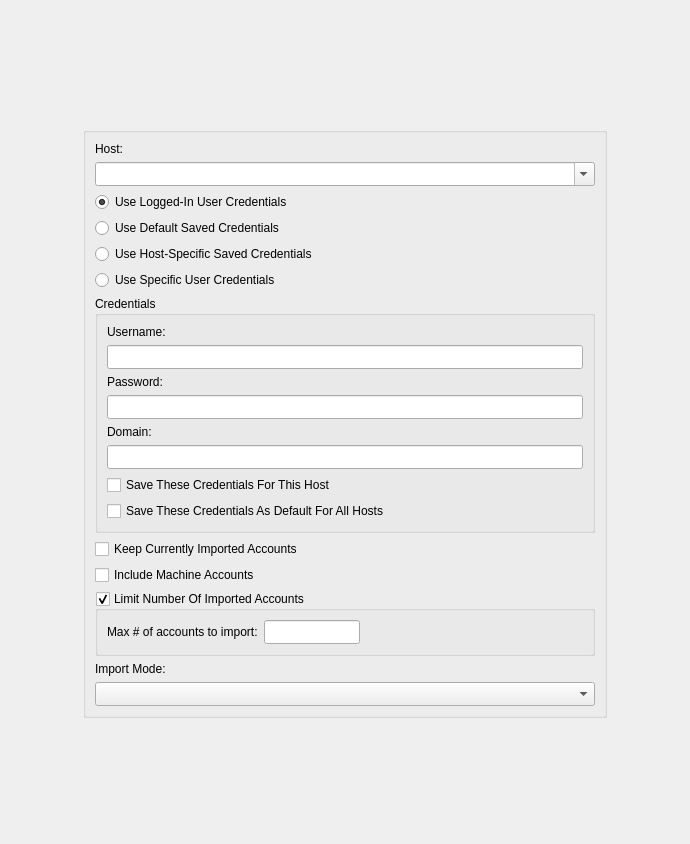
<?xml version="1.0" encoding="UTF-8"?>
<ui version="4.0">
 <class>ImportRemoteConfig</class>
 <widget class="QWidget" name="ImportRemoteConfig">
  <property name="geometry">
   <rect>
    <x>0</x>
    <y>0</y>
    <width>690</width>
    <height>844</height>
   </rect>
  </property>
  <property name="maximumSize">
   <size>
    <width>16777215</width>
    <height>16777215</height>
   </size>
  </property>
  <property name="windowTitle">
   <string>Form</string>
  </property>
  <layout class="QGridLayout" name="gridLayout">
   <item row="1" column="0">
    <spacer name="horizontalSpacer">
     <property name="orientation">
      <enum>Qt::Horizontal</enum>
     </property>
     <property name="sizeHint" stdset="0">
      <size>
       <width>40</width>
       <height>20</height>
      </size>
     </property>
    </spacer>
   </item>
   <item row="2" column="1">
    <spacer name="verticalSpacer">
     <property name="orientation">
      <enum>Qt::Vertical</enum>
     </property>
     <property name="sizeHint" stdset="0">
      <size>
       <width>20</width>
       <height>40</height>
      </size>
     </property>
    </spacer>
   </item>
   <item row="0" column="1">
    <spacer name="verticalSpacer_2">
     <property name="orientation">
      <enum>Qt::Vertical</enum>
     </property>
     <property name="sizeHint" stdset="0">
      <size>
       <width>20</width>
       <height>40</height>
      </size>
     </property>
    </spacer>
   </item>
   <item row="1" column="1">
    <widget class="QGroupBox" name="groupBox">
     <property name="title">
      <string/>
     </property>
     <layout class="QVBoxLayout" name="verticalLayout">
      <item>
       <widget class="QLabel" name="label_4">
        <property name="text">
         <string>Host:</string>
        </property>
       </widget>
      </item>
      <item>
       <widget class="QComboBox" name="HostComboBox">
        <property name="minimumSize">
         <size>
          <width>0</width>
          <height>24</height>
         </size>
        </property>
        <property name="styleSheet">
         <string notr="true">combobox-popup:0</string>
        </property>
        <property name="editable">
         <bool>true</bool>
        </property>
        <property name="insertPolicy">
         <enum>QComboBox::InsertAtTop</enum>
        </property>
       </widget>
      </item>
      <item>
       <widget class="QRadioButton" name="UseCurrentCreds">
        <property name="text">
         <string>Use Logged-In User Credentials</string>
        </property>
        <property name="checked">
         <bool>true</bool>
        </property>
       </widget>
      </item>
      <item>
       <widget class="QRadioButton" name="UseSavedDefaultCreds">
        <property name="text">
         <string>Use Default Saved Credentials</string>
        </property>
       </widget>
      </item>
      <item>
       <widget class="QRadioButton" name="UseSavedCreds">
        <property name="text">
         <string>Use Host-Specific Saved Credentials</string>
        </property>
       </widget>
      </item>
      <item>
       <widget class="QRadioButton" name="UseSpecificCreds">
        <property name="text">
         <string>Use Specific User Credentials</string>
        </property>
       </widget>
      </item>
      <item>
       <widget class="QGroupBox" name="CredentialsBox">
        <property name="sizePolicy">
         <sizepolicy hsizetype="Fixed" vsizetype="Preferred">
          <horstretch>0</horstretch>
          <verstretch>0</verstretch>
         </sizepolicy>
        </property>
        <property name="minimumSize">
         <size>
          <width>500</width>
          <height>0</height>
         </size>
        </property>
        <property name="title">
         <string>Credentials</string>
        </property>
        <layout class="QVBoxLayout" name="verticalLayout_4">
         <item>
          <widget class="QLabel" name="label">
           <property name="text">
            <string>Username:</string>
           </property>
          </widget>
         </item>
         <item>
          <widget class="QLineEdit" name="Username">
           <property name="minimumSize">
            <size>
             <width>0</width>
             <height>24</height>
            </size>
           </property>
          </widget>
         </item>
         <item>
          <widget class="QLabel" name="label_2">
           <property name="text">
            <string>Password:</string>
           </property>
          </widget>
         </item>
         <item>
          <widget class="QLineEdit" name="Password">
           <property name="minimumSize">
            <size>
             <width>0</width>
             <height>24</height>
            </size>
           </property>
           <property name="echoMode">
            <enum>QLineEdit::Password</enum>
           </property>
          </widget>
         </item>
         <item>
          <widget class="QLabel" name="label_3">
           <property name="text">
            <string>Domain:</string>
           </property>
          </widget>
         </item>
         <item>
          <widget class="QLineEdit" name="Domain">
           <property name="minimumSize">
            <size>
             <width>0</width>
             <height>24</height>
            </size>
           </property>
          </widget>
         </item>
         <item>
          <widget class="QCheckBox" name="SaveCreds">
           <property name="sizePolicy">
            <sizepolicy hsizetype="Fixed" vsizetype="Fixed">
             <horstretch>0</horstretch>
             <verstretch>0</verstretch>
            </sizepolicy>
           </property>
           <property name="text">
            <string>Save These Credentials For This Host</string>
           </property>
          </widget>
         </item>
         <item>
          <widget class="QCheckBox" name="SaveDefaultCreds">
           <property name="sizePolicy">
            <sizepolicy hsizetype="Fixed" vsizetype="Fixed">
             <horstretch>0</horstretch>
             <verstretch>0</verstretch>
            </sizepolicy>
           </property>
           <property name="text">
            <string>Save These Credentials As Default For All Hosts</string>
           </property>
          </widget>
         </item>
        </layout>
       </widget>
      </item>
      <item>
       <widget class="QCheckBox" name="KeepCurrentAccounts">
        <property name="text">
         <string>Keep Currently Imported Accounts</string>
        </property>
       </widget>
      </item>
      <item>
       <widget class="QCheckBox" name="IncludeMachineAccounts">
        <property name="text">
         <string>Include Machine Accounts</string>
        </property>
       </widget>
      </item>
      <item>
       <widget class="QGroupBox" name="LimitAccounts">
        <property name="title">
         <string>Limit Number Of Imported Accounts</string>
        </property>
        <property name="checkable">
         <bool>true</bool>
        </property>
        <layout class="QHBoxLayout" name="horizontalLayout_2">
         <item>
          <widget class="QLabel" name="label_5">
           <property name="text">
            <string>Max # of accounts to import:</string>
           </property>
          </widget>
         </item>
         <item>
          <widget class="QLineEdit" name="AccountLimit">
           <property name="minimumSize">
            <size>
             <width>0</width>
             <height>24</height>
            </size>
           </property>
           <property name="maximumSize">
            <size>
             <width>96</width>
             <height>16777215</height>
            </size>
           </property>
           <property name="inputMethodHints">
            <set>Qt::ImhDigitsOnly</set>
           </property>
           <property name="maxLength">
            <number>10</number>
           </property>
          </widget>
         </item>
         <item>
          <spacer name="horizontalSpacer_4">
           <property name="orientation">
            <enum>Qt::Horizontal</enum>
           </property>
           <property name="sizeHint" stdset="0">
            <size>
             <width>40</width>
             <height>20</height>
            </size>
           </property>
          </spacer>
         </item>
        </layout>
       </widget>
      </item>
      <item>
       <widget class="QLabel" name="ImportModeLabel">
        <property name="text">
         <string>Import Mode:</string>
        </property>
       </widget>
      </item>
      <item>
       <widget class="QComboBox" name="ImportMode">
        <property name="minimumSize">
         <size>
          <width>0</width>
          <height>24</height>
         </size>
        </property>
       </widget>
      </item>
     </layout>
    </widget>
   </item>
   <item row="1" column="2">
    <spacer name="horizontalSpacer_2">
     <property name="orientation">
      <enum>Qt::Horizontal</enum>
     </property>
     <property name="sizeHint" stdset="0">
      <size>
       <width>40</width>
       <height>20</height>
      </size>
     </property>
    </spacer>
   </item>
  </layout>
 </widget>
 <resources/>
 <connections/>
</ui>
